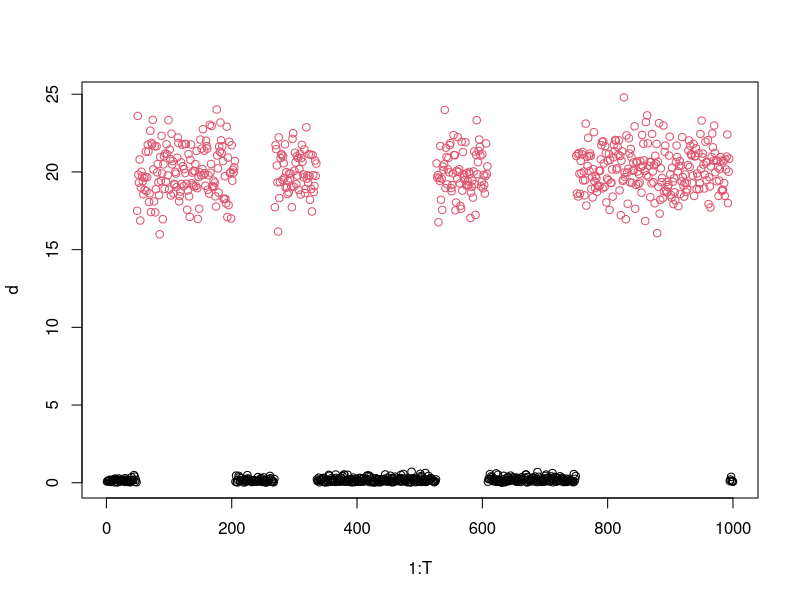

Recreate this plot in R.
##
##
##  Simulation for week of 27 August 2015
##  Hidden Markov Chains - Animal movement
##
########################################

##
## Step 1 - set initial values
##
T = 1000 #this will be the number in our vectors and the number of iterations (minus 1) to run
X = rep(NA, T) #build the vector to start to save on computing effort later
X[1] = 1           #this will be our two step markov chain, state one relates to 
                   # short distances (small mean), and state two the opposite

lamda.1 = 2
r.1 = 10

lamda.2 = 200
r.2 = 10

P = matrix(
  c(.99, .01, .01, .99),
  nrow = 2,
  ncol = 2,
  byrow = TRUE)
  
d = rep(NA, T) #build the vector of distances

##
## Step 2 - draw d_0 ~ Gamma(lamda.1, lamda.1)
## 

d[1] = rgamma(1, lamda.1, r.1) #set the first distance by drawing from a gamma dist
                               # with the parameters for X = 1 (our starting X)

##
## Step 3 - loop through changing states in X and then draw new d
##

for(t in 2:T){
  X[t] = sample(x = 1:2, size = 1, 
                replace = TRUE, prob = P[X[t-1], ]) #using sample function 
                                                    #to draw new state based on 
                                                    #previous state and P
  if(X[t] == 1){
  d[t] = rgamma(1, lamda.1, r.1 )
  }
  else {
  d[t] = rgamma(1, lamda.2, r.2)
  }
} 
#instead, make lambda and r vectors and use r[X(t)], etc
#this also help when extending to n number of states
##
## Step 4 - Visualize it!
##

plot(x = 1:T, y = d, col=X)
